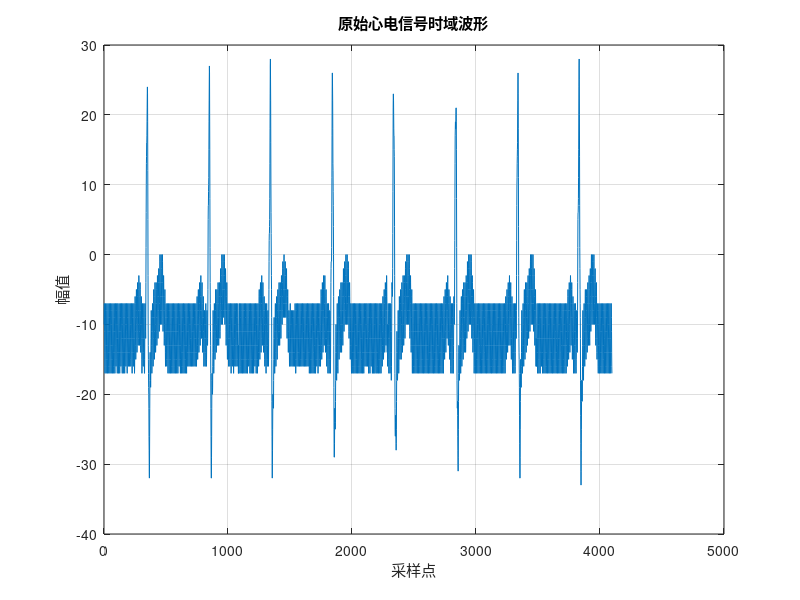
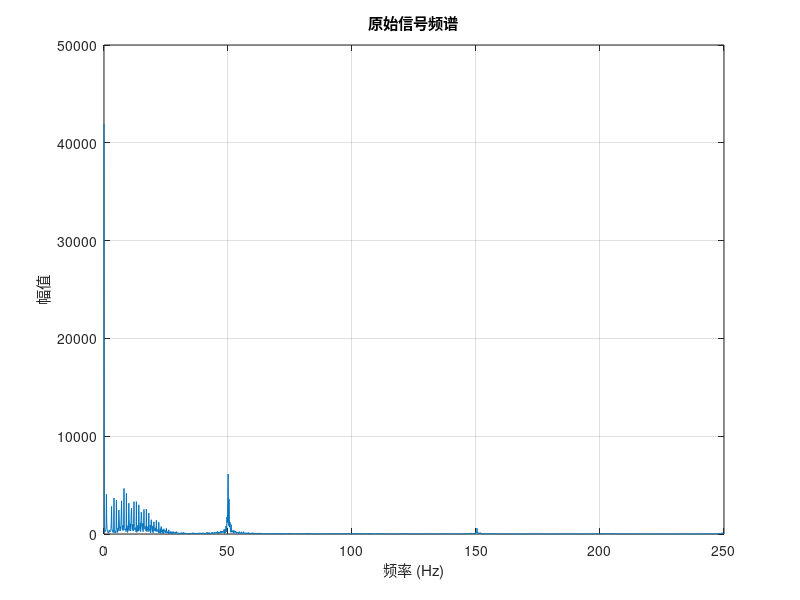
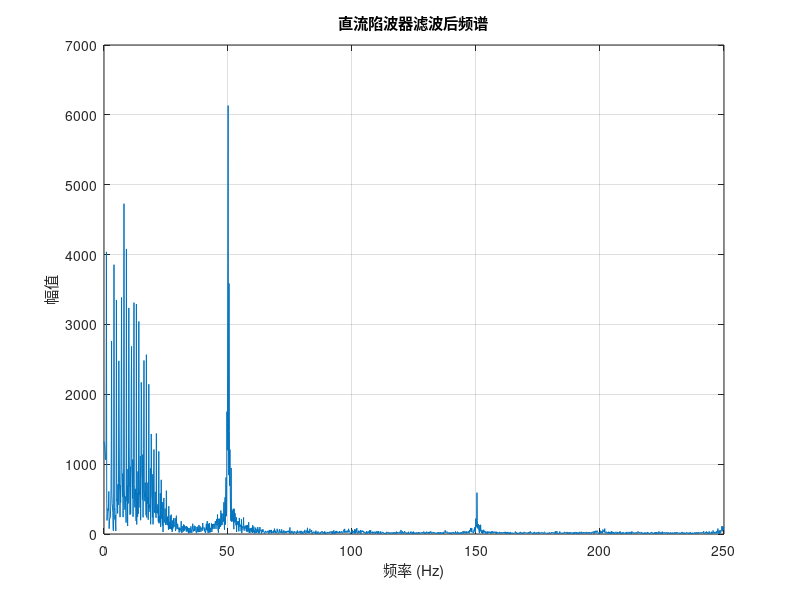
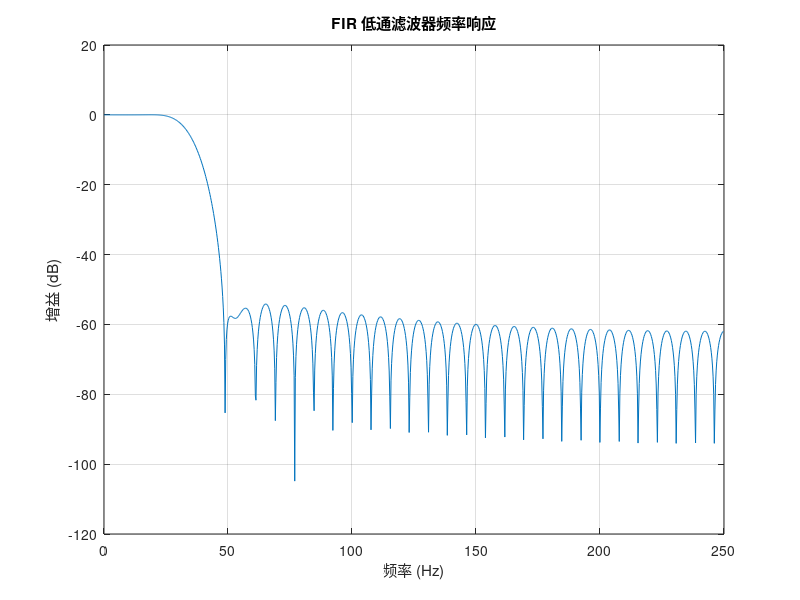

MATLAB code to generate these figures, in order: (Note: this script raises an error after producing the figures.)
% 读取心电信号数据
dataLen = 4096;  % 数据长度
fs = 500;        % 采样频率 (Hz)
fid = fopen('serial_data_raw2000.dat', 'rb');
raw_data = fread(fid, [2, dataLen], 'uint8');
fclose(fid);

% 重新组合16位数据（低位在前，高位在后）
data = raw_data(1, :) + raw_data(2, :) * 256;
data(data > 32768) = data(data > 32768) - 65536;  % 转换为补码表示

% 绘制原始信号波形
figure;
plot(data);
title('原始心电信号时域波形');
xlabel('采样点');
ylabel('幅值');
grid on;

% 分析原始数据频谱
N = length(data);  % 数据长度
freq = (0:N-1) * fs / N;  % 频率坐标 (Hz)
spectrum = abs(fft(data));  % 计算频谱
figure;
plot(freq(1:N/2), spectrum(1:N/2));
title('原始信号频谱');
xlabel('频率 (Hz)');
ylabel('幅值');
grid on;

% 设计数字直流陷波器
% 系统函数 H(z) = (1 - z^(-1)) / (1 - a * z^(-1))
a = 0.992;  % 陷波器极点参数
b_dc = [1, -1];
a_dc = [1, -a];
filtered_data_dc = filter(b_dc, a_dc, data);

% 绘制直流陷波器后的频谱
spectrum_dc = abs(fft(filtered_data_dc));
figure;
plot(freq(1:N/2), spectrum_dc(1:N/2));
title('直流陷波器滤波后频谱');
xlabel('频率 (Hz)');
ylabel('幅值');
grid on;

%设计 FIR 数字低通滤波器
cutoff = 35;         % 截止频率 (Hz)
transition_width = 10;  % 过渡带宽度 (Hz)
numtaps = 64;        % 滤波器阶数
fir_coeff = fir1(numtaps, cutoff / (fs / 2), hamming(numtaps + 1));  % Hamming窗设计
filtered_data_lp = filter(fir_coeff, 1, filtered_data_dc);

% 绘制 FIR 滤波器频率响应
[h, w] = freqz(fir_coeff, 1, 1024, fs);
figure;
plot(w, 20*log10(abs(h)));
title('FIR 低通滤波器频率响应');
xlabel('频率 (Hz)');
ylabel('增益 (dB)');
grid on;

% 绘制低通滤波后的频谱
spectrum_lp = abs(fft(filtered_data_lp));
figure;
plot(freq(1:N/2), spectrum_lp(1:N/2));
title('低通滤波后频谱');
xlabel('频率 (Hz)');
ylabel('幅值');
grid on;

% 绘制滤波后波形并限制动态范围
% 动态范围限制
dynamic_range = 120;
min_val = min(filtered_data_lp);
max_val = max(filtered_data_lp);
scaled_data = dynamic_range * (filtered_data_lp - min_val) / (max_val - min_val);

% 绘制归一化后的波形
figure;
plot(scaled_data);
title('滤波后心电信号波形（归一化）');
xlabel('采样点');
ylabel('幅值');
grid on;

% 比较滤波前后频谱
figure;
plot(freq(1:N/2), spectrum(1:N/2), 'b-', 'DisplayName', '原始频谱');
hold on;
plot(freq(1:N/2), spectrum_lp(1:N/2), 'r-', 'DisplayName', '低通滤波后频谱');
hold off;
title('频谱对比');
xlabel('频率 (Hz)');
ylabel('幅值');
legend('show');
grid on;

% 估算心率
[pks, locs] = findpeaks(scaled_data, 'MinPeakHeight', 0.6 * max(scaled_data), 'MinPeakDistance', fs * 0.6);  % 检测波峰
rr_intervals = diff(locs) / fs;  % R-R 间期（秒）
heart_rate = 60 / mean(rr_intervals);  % 平均心率 (bpm)
fprintf('估算的心率：%.2f bpm\n', heart_rate);

% 可视化
figure;
plot(scaled_data);
hold on;
plot(locs, scaled_data(locs), 'rx', 'DisplayName', 'R 波');
hold off;
title('心电信号波形及 R 波检测');
xlabel('采样点');
ylabel('幅值');
legend('show');
grid on;
